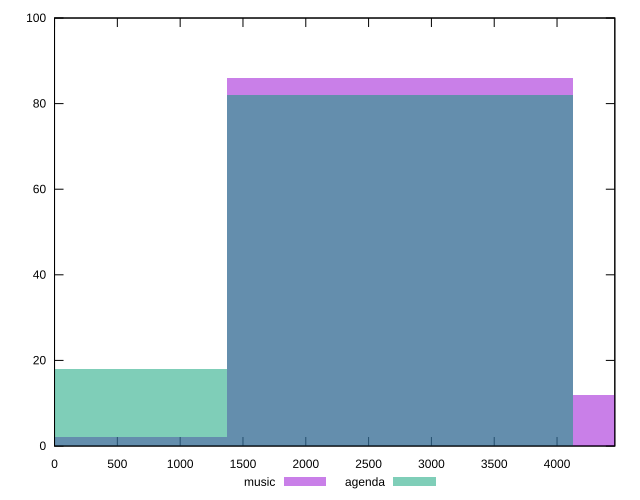

Write the gnuplot code that produced this figure.
reset

$music <<EOF
2751.6376891443538 86
0 2
5503.2753782887075 12
EOF

$agenda <<EOF
2751.6376891443538 82
0 18
EOF

set key outside below
set boxwidth 2751.6376891443538
set xrange [0:4460]
set yrange [0:100]
set trange [0:100]
set style fill transparent solid 0.5 noborder
set terminal svg size 640, 500 enhanced background rgb 'white'
set output "report/report_00029_2021-02-24T13-36-40.390Z/unused-javascript/comparison/histogram/0_vs_1.svg"

plot $music title "music" with boxes, \
     $agenda title "agenda" with boxes

reset
